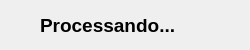
<?xml version="1.0" encoding="UTF-8"?>
<ui version="4.0">
 <class>spgg_dialog_proc</class>
 <widget class="QWidget" name="spgg_dialog_proc">
  <property name="geometry">
   <rect>
    <x>0</x>
    <y>0</y>
    <width>250</width>
    <height>50</height>
   </rect>
  </property>
  <property name="sizePolicy">
   <sizepolicy hsizetype="Fixed" vsizetype="Fixed">
    <horstretch>0</horstretch>
    <verstretch>0</verstretch>
   </sizepolicy>
  </property>
  <property name="minimumSize">
   <size>
    <width>250</width>
    <height>50</height>
   </size>
  </property>
  <property name="maximumSize">
   <size>
    <width>250</width>
    <height>50</height>
   </size>
  </property>
  <property name="windowTitle">
   <string>SPGG Plugin</string>
  </property>
  <property name="windowIcon">
   <iconset>
    <normaloff>icon.png</normaloff>icon.png</iconset>
  </property>
  <widget class="QLabel" name="label">
   <property name="geometry">
    <rect>
     <x>40</x>
     <y>10</y>
     <width>181</width>
     <height>31</height>
    </rect>
   </property>
   <property name="font">
    <font>
     <pointsize>14</pointsize>
     <weight>75</weight>
     <bold>true</bold>
    </font>
   </property>
   <property name="text">
    <string>Processando...</string>
   </property>
  </widget>
 </widget>
 <resources/>
 <connections/>
</ui>
